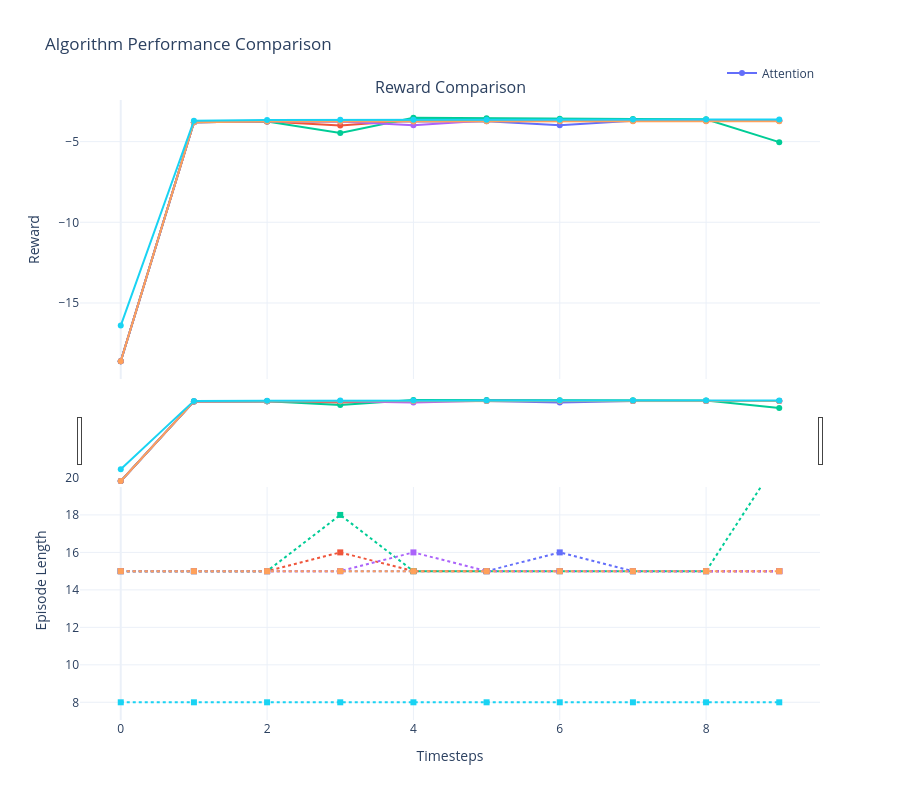

Write notebook code for a chart like this one.
### Code cell
import os
import pandas as pd
import plotly.graph_objects as go
from plotly.subplots import make_subplots
import plotly.express as px


# Create subplots: 1 column, 2 rows (rewards and lengths)
fig = make_subplots(
    rows=2, 
    cols=1,
    shared_xaxes=True,
    vertical_spacing=0.1,
    subplot_titles=("Reward Comparison", "Episode Length Comparison")
)

# Create color palette
colors = px.colors.qualitative.Plotly * 2  # Extend color palette

# Read and plot data for each algorithm
for i, algo in enumerate(algorithms):
    file_path = os.path.join(BASE_PATH, f'evaluation_results_{algo}.csv')
    df = pd.read_csv(file_path)
    df['timestep'] = df.index
    # Add reward trace to top subplot
    fig.add_trace(
        go.Scatter(
            x=df['timestep'], 
            y=df['rewards'],
            name=algo,
            mode='lines+markers',
            line=dict(width=2, color=colors[i]),
            marker=dict(size=6),
            legendgroup=algo,
            showlegend=True if i==0 else False  # Only show legend for first trace
        ),
        row=1, col=1
    )
    
    # Add episode length trace to bottom subplot
    fig.add_trace(
        go.Scatter(
            x=df['timestep'], 
            y=df['episode_lenghts'],
            name=algo,
            mode='lines+markers',
            line=dict(width=2, color=colors[i], dash='dot'),
            marker=dict(size=6, symbol='square'),
            legendgroup=algo,
            showlegend=False  # Don't duplicate legend
        ),
        row=2, col=1
    )

# Update layout
fig.update_layout(
    title='Algorithm Performance Comparison',
    height=800,
    template='plotly_white',
    hovermode='x unified',
    legend=dict(
        orientation="h",
        yanchor="bottom",
        y=1.02,
        xanchor="right",
        x=1
    )
)

# Update axis labels
fig.update_xaxes(title_text="Timesteps", row=2, col=1)
fig.update_yaxes(title_text="Reward", row=1, col=1)
fig.update_yaxes(title_text="Episode Length", row=2, col=1)

# Add range slider for zooming
fig.update_layout(
    xaxis=dict(
        rangeslider=dict(visible=True),
        type="linear"
    )
)

fig.show()

### Figure 1 — Plotly figure (JSON) as saved in the notebook; plotly's stock layout.template omitted (floating-point values rounded to 4 significant figures)
{"data": [{"legendgroup": "Attention", "line": {"color": "#636EFA", "width": 2}, "marker": {"size": 6}, "mode": "lines+markers", "name": "Attention", "showlegend": true, "type": "scatter", "x": [0, 1, 2, 3, 4, 5, 6, 7, 8, 9], "xaxis": "x", "y": [-18.61, -3.801, -3.758, -3.748, -3.744, -3.743, -3.988, -3.703, -3.707, -3.711], "yaxis": "y"}, {"legendgroup": "Attention", "line": {"color": "#636EFA", "dash": "dot", "width": 2}, "marker": {"size": 6, "symbol": "square"}, "mode": "lines+markers", "name": "Attention", "showlegend": false, "type": "scatter", "x": [0, 1, 2, 3, 4, 5, 6, 7, 8, 9], "xaxis": "x2", "y": [15, 15, 15, 15, 15, 15, 16, 15, 15, 15], "yaxis": "y2"}, {"legendgroup": "CnnPolicy", "line": {"color": "#EF553B", "width": 2}, "marker": {"size": 6}, "mode": "lines+markers", "name": "CnnPolicy", "showlegend": false, "type": "scatter", "x": [0, 1, 2, 3, 4, 5, 6, 7, 8, 9], "xaxis": "x", "y": [-18.61, -3.801, -3.758, -3.993, -3.68, -3.69, -3.698, -3.703, -3.707, -3.711], "yaxis": "y"}, {"legendgroup": "CnnPolicy", "line": {"color": "#EF553B", "dash": "dot", "width": 2}, "marker": {"size": 6, "symbol": "square"}, "mode": "lines+markers", "name": "CnnPolicy", "showlegend": false, "type": "scatter", "x": [0, 1, 2, 3, 4, 5, 6, 7, 8, 9], "xaxis": "x2", "y": [15, 15, 15, 16, 15, 15, 15, 15, 15, 15], "yaxis": "y2"}, {"legendgroup": "PCA", "line": {"color": "#00CC96", "width": 2}, "marker": {"size": 6}, "mode": "lines+markers", "name": "PCA", "showlegend": false, "type": "scatter", "x": [0, 1, 2, 3, 4, 5, 6, 7, 8, 9], "xaxis": "x", "y": [-18.61, -3.801, -3.758, -4.467, -3.516, -3.553, -3.579, -3.599, -3.614, -5.033], "yaxis": "y"}, {"legendgroup": "PCA", "line": {"color": "#00CC96", "dash": "dot", "width": 2}, "marker": {"size": 6, "symbol": "square"}, "mode": "lines+markers", "name": "PCA", "showlegend": false, "type": "scatter", "x": [0, 1, 2, 3, 4, 5, 6, 7, 8, 9], "xaxis": "x2", "y": [15, 15, 15, 18, 15, 15, 15, 15, 15, 21], "yaxis": "y2"}, {"legendgroup": "PPO", "line": {"color": "#AB63FA", "width": 2}, "marker": {"size": 6}, "mode": "lines+markers", "name": "PPO", "showlegend": false, "type": "scatter", "x": [0, 1, 2, 3, 4, 5, 6, 7, 8, 9], "xaxis": "x", "y": [-18.61, -3.801, -3.758, -3.748, -3.99, -3.69, -3.698, -3.703, -3.707, -3.711], "yaxis": "y"}, {"legendgroup": "PPO", "line": {"color": "#AB63FA", "dash": "dot", "width": 2}, "marker": {"size": 6, "symbol": "square"}, "mode": "lines+markers", "name": "PPO", "showlegend": false, "type": "scatter", "x": [0, 1, 2, 3, 4, 5, 6, 7, 8, 9], "xaxis": "x2", "y": [15, 15, 15, 15, 16, 15, 15, 15, 15, 15], "yaxis": "y2"}, {"legendgroup": "Sparse_autoencoder", "line": {"color": "#FFA15A", "width": 2}, "marker": {"size": 6}, "mode": "lines+markers", "name": "Sparse_autoencoder", "showlegend": false, "type": "scatter", "x": [0, 1, 2, 3, 4, 5, 6, 7, 8, 9], "xaxis": "x", "y": [-18.61, -3.801, -3.758, -3.748, -3.744, -3.743, -3.742, -3.741, -3.741, -3.741], "yaxis": "y"}, {"legendgroup": "Sparse_autoencoder", "line": {"color": "#FFA15A", "dash": "dot", "width": 2}, "marker": {"size": 6, "symbol": "square"}, "mode": "lines+markers", "name": "Sparse_autoencoder", "showlegend": false, "type": "scatter", "x": [0, 1, 2, 3, 4, 5, 6, 7, 8, 9], "xaxis": "x2", "y": [15, 15, 15, 15, 15, 15, 15, 15, 15, 15], "yaxis": "y2"}, {"legendgroup": "Sparse_autoencoder_temporal_spatial", "line": {"color": "#19D3F3", "width": 2}, "marker": {"size": 6}, "mode": "lines+markers", "name": "Sparse_autoencoder_temporal_spatial", "showlegend": false, "type": "scatter", "x": [0, 1, 2, 3, 4, 5, 6, 7, 8, 9], "xaxis": "x", "y": [-16.4, -3.701, -3.655, -3.644, -3.64, -3.637, -3.636, -3.635, -3.635, -3.635], "yaxis": "y"}, {"legendgroup": "Sparse_autoencoder_temporal_spatial", "line": {"color": "#19D3F3", "dash": "dot", "width": 2}, "marker": {"size": 6, "symbol": "square"}, "mode": "lines+markers", "name": "Sparse_autoencoder_temporal_spatial", "showlegend": false, "type": "scatter", "x": [0, 1, 2, 3, 4, 5, 6, 7, 8, 9], "xaxis": "x2", "y": [8, 8, 8, 8, 8, 8, 8, 8, 8, 8], "yaxis": "y2"}], "layout": {"annotations": [{"font": {"size": 16}, "showarrow": false, "text": "Reward Comparison", "x": 0.5, "xanchor": "center", "xref": "paper", "y": 1, "yanchor": "bottom", "yref": "paper"}, {"font": {"size": 16}, "showarrow": false, "text": "Episode Length Comparison", "x": 0.5, "xanchor": "center", "xref": "paper", "y": 0.45, "yanchor": "bottom", "yref": "paper"}], "height": 800, "hovermode": "x unified", "legend": {"orientation": "h", "x": 1, "xanchor": "right", "y": 1.02, "yanchor": "bottom"}, "title": {"text": "Algorithm Performance Comparison"}, "xaxis": {"anchor": "y", "domain": [0, 1], "matches": "x2", "rangeslider": {"visible": true}, "showticklabels": false, "type": "linear"}, "xaxis2": {"anchor": "y2", "domain": [0, 1], "title": {"text": "Timesteps"}}, "yaxis": {"anchor": "x", "domain": [0.55, 1], "title": {"text": "Reward"}}, "yaxis2": {"anchor": "x2", "domain": [0, 0.45], "title": {"text": "Episode Length"}}}}
